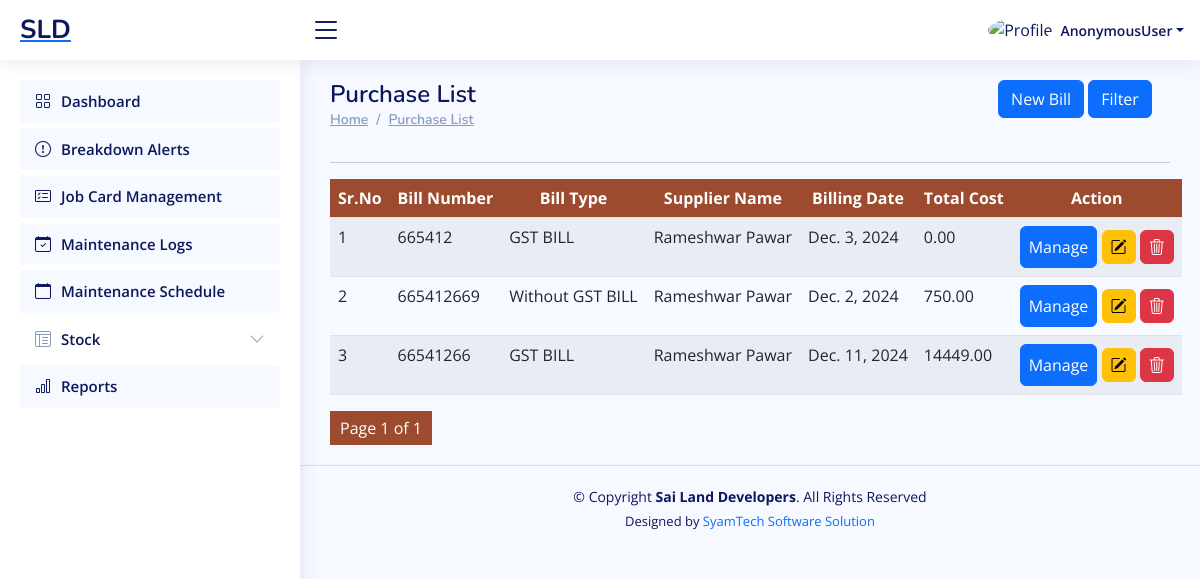
/workshop/purchase-list/, run on an earlier commit of the app's database.
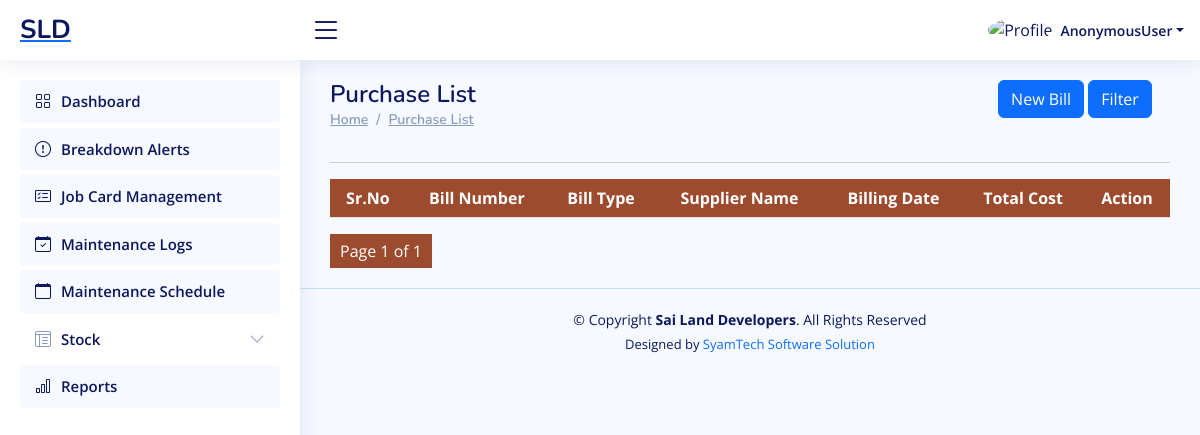
And on a later commit of the database.
### ERP_Admin/models.py (models this page shows, shortened)
class Purchase(models.Model):
    bill_no = models.CharField(max_length=50, db_index=True, unique=True, null=False, blank=False)
    supplier_name = models.CharField(max_length=100, db_index=True, null=True, blank=True)
    bill_type = models.CharField(max_length=30, db_index=True, choices=PURCHASE_GST)
    bill_date = models.DateField(auto_now_add=False, db_index=True)
    total_cost = models.DecimalField(max_digits=12, decimal_places=2, default=0.0)
    bill_file = models.FileField(upload_to="Purchase Bill", null=True, blank=True)

### ERP_Workshop/views.py (the view)
# urls.py: path('purchase-list/', views.purchase_list, name='workshop_purchase_list'),
def purchase_list(request):
    form = PurchaseForm()
    queryset = Purchase.objects.all().order_by('-id')
    filter = PurchaseFilter(request.GET, queryset=queryset)
    filtered_purchase = filter.qs  # Filtered queryset
    paginator = Paginator(filtered_purchase, 10)  # Show 10 job cards per page.
    page_number = request.GET.get('page')  # Get the page number from the GET request
    page_obj = paginator.get_page(page_number)  # Get the corresponding page object
    filter_params = request.GET.copy()  # Copy the GET parameters
    if 'page' in filter_params:
        del filter_params['page']  # Remove the page parameter if it exists
    return render(request, "workshop_purchase_list.html", {
        'form': form,
        'purchase': page_obj,  # Pass the paginated object to the template
        'filter': filter,  # Pass the filter object for displaying the form
        'filter_params': filter_params.urlencode(),  # Pass the filter parameters for pagination
    })

### ERP_Workshop/templates/workshop_purchase_list.html (shortened to what the changed rows need)
{% extends "workshop_base.html" %}
{% load crispy_forms_tags %}
{% block content %}
<main id="main" class="main">
    <div class="row">
        <div class="col-sm-6">
            <div class="pagetitle">
                <h1>Purchase List</h1>
            </div>
        </div>
    </div>
        <section class="section dashboard">
            <div class="row">
                <div class="col-lg-12">
                    <div class="row">
                        <div class="container" style=" overflow:scroll;">
                            <table id="purchase" class="table table-striped "
                                style="overflow:scroll; width:100%;min-width: max-content;">
                                <thead>
                                    <tr style="background:#9c4b2e;">
                                        <th scope="col" class="text-center text-white" style="">Sr.No</th>
                                        <th scope="col" class="text-center text-white" style="">Bill Number</th>
                                        <th scope="col" class="text-center text-white" style="">Bill Type</th>
                                        <th scope="col" class="text-center text-white" style="">Supplier Name</th>
                                        <th scope="col" class="text-center text-white" style="">Billing Date</th>
                                        <th scope="col" class="text-center text-white" style="">Total Cost</th>
                                        <th scope="col" class="text-center text-white" style="">Action</th>
                                    </tr>
                                </thead>
                                <tbody>
                                    {% if purchase %}
                                    {% for r in purchase %}
                                    <tr>
                                        <td>{{forloop.counter}}</td>
                                        <td>{{r.bill_no}}</td>
                                        <td>{{r.bill_type}}</td>
                                        <td>{{r.supplier_name}}</td>
                                        <td>{{r.bill_date}}</td>
                                        <td>{{r.total_cost}}</td>
                                        <td>
                                            <center>
                                                <a href="javascript:void(0);" data-url="{% url 'workshop_purchase_item_list' r.id %}" class="btn btn-primary px-2 py-2" onclick="mini_window(this)">Manage</a>
                                                <a href="javascript:void(0);" data-url="{% url 'workshop_update_purchase' r.id %}" class="btn btn-warning px-2 py-2" onclick="mini_window_2(this)"><i class="bi bi-pencil-square"></i></a>
                                                            <a href="{% url "workshop_delete_purchase" r.id %} "
                                                                class="btn btn-danger px-2 py-2"><i class="bi bi-trash3"></i></a>
                                            </center>
                                        </td>
                                    </tr>
                                    {% endfor %}
                                    {% endif %}
                                </tbody>
                            </table>
                        </div>
                    </div>
                </div>
            </div>
        </section>
</main>
{% endblock content %}

What changed in the data, as far as the page shows it:
removed Purchase: bill_no "665412", bill_type "GST BILL", supplier_name "Rameshwar Pawar", bill_date "Dec. 3, 2024", total_cost "0.00"
removed Purchase: bill_no "665412669", bill_type "Without GST BILL", supplier_name "Rameshwar Pawar", bill_date "Dec. 2, 2024", total_cost "750.00"
removed Purchase: bill_no "66541266", bill_type "GST BILL", supplier_name "Rameshwar Pawar", bill_date "Dec. 11, 2024", total_cost "14449.00"
